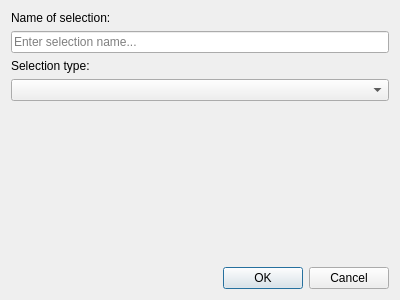
<?xml version="1.0" encoding="UTF-8"?>
<ui version="4.0">
 <class>SelectionDialog</class>
 <widget class="QDialog" name="SelectionDialog">
  <property name="geometry">
   <rect>
    <x>0</x>
    <y>0</y>
    <width>400</width>
    <height>300</height>
   </rect>
  </property>
  <property name="windowTitle">
   <string>Dialog</string>
  </property>
  <layout class="QVBoxLayout" name="verticalLayout" stretch="0,0,0,0,0,0">
   <item>
    <widget class="QLabel" name="label">
     <property name="text">
      <string>Name of selection:</string>
     </property>
    </widget>
   </item>
   <item>
    <widget class="QLineEdit" name="selectionName">
     <property name="text">
      <string/>
     </property>
     <property name="placeholderText">
      <string>Enter selection name...</string>
     </property>
     <property name="clearButtonEnabled">
      <bool>false</bool>
     </property>
    </widget>
   </item>
   <item>
    <widget class="QLabel" name="label_2">
     <property name="text">
      <string>Selection type:</string>
     </property>
    </widget>
   </item>
   <item>
    <widget class="QComboBox" name="selectionTypeComboBox">
     <property name="placeholderText">
      <string>Select selection type (timer, score, etc.)...</string>
     </property>
    </widget>
   </item>
   <item>
    <spacer name="verticalSpacer">
     <property name="orientation">
      <enum>Qt::Vertical</enum>
     </property>
     <property name="sizeHint" stdset="0">
      <size>
       <width>20</width>
       <height>40</height>
      </size>
     </property>
    </spacer>
   </item>
   <item>
    <widget class="QDialogButtonBox" name="buttonBox">
     <property name="orientation">
      <enum>Qt::Horizontal</enum>
     </property>
     <property name="standardButtons">
      <set>QDialogButtonBox::Cancel|QDialogButtonBox::Ok</set>
     </property>
    </widget>
   </item>
  </layout>
 </widget>
 <resources/>
 <connections>
  <connection>
   <sender>buttonBox</sender>
   <signal>accepted()</signal>
   <receiver>SelectionDialog</receiver>
   <slot>accept()</slot>
   <hints>
    <hint type="sourcelabel">
     <x>248</x>
     <y>254</y>
    </hint>
    <hint type="destinationlabel">
     <x>157</x>
     <y>274</y>
    </hint>
   </hints>
  </connection>
  <connection>
   <sender>buttonBox</sender>
   <signal>rejected()</signal>
   <receiver>SelectionDialog</receiver>
   <slot>reject()</slot>
   <hints>
    <hint type="sourcelabel">
     <x>316</x>
     <y>260</y>
    </hint>
    <hint type="destinationlabel">
     <x>286</x>
     <y>274</y>
    </hint>
   </hints>
  </connection>
 </connections>
</ui>
